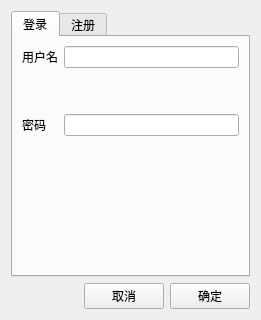
<?xml version="1.0" encoding="UTF-8"?>
<ui version="4.0">
 <class>Sign</class>
 <widget class="QWidget" name="Sign">
  <property name="geometry">
   <rect>
    <x>0</x>
    <y>0</y>
    <width>261</width>
    <height>320</height>
   </rect>
  </property>
  <property name="maximumSize">
   <size>
    <width>280</width>
    <height>320</height>
   </size>
  </property>
  <property name="windowTitle">
   <string>登录/注册</string>
  </property>
  <layout class="QFormLayout" name="formLayout">
   <item row="0" column="0" colspan="2">
    <layout class="QGridLayout" name="gridLayout_3">
     <item row="1" column="2">
      <widget class="QPushButton" name="AcceptButton">
       <property name="text">
        <string>确定</string>
       </property>
      </widget>
     </item>
     <item row="1" column="1">
      <widget class="QPushButton" name="QuitButton">
       <property name="text">
        <string>取消</string>
       </property>
      </widget>
     </item>
     <item row="1" column="0">
      <spacer name="horizontalSpacer">
       <property name="orientation">
        <enum>Qt::Horizontal</enum>
       </property>
       <property name="sizeHint" stdset="0">
        <size>
         <width>40</width>
         <height>20</height>
        </size>
       </property>
      </spacer>
     </item>
     <item row="0" column="0" colspan="3">
      <widget class="QTabWidget" name="SignTabWidget">
       <property name="currentIndex">
        <number>0</number>
       </property>
       <widget class="QWidget" name="SignIn">
        <attribute name="title">
         <string>登录</string>
        </attribute>
        <layout class="QFormLayout" name="formLayout_3">
         <item row="0" column="0" colspan="2">
          <layout class="QGridLayout" name="gridLayout">
           <item row="0" column="0">
            <widget class="QLabel" name="UUsername">
             <property name="text">
              <string>用户名</string>
             </property>
            </widget>
           </item>
           <item row="2" column="0">
            <widget class="QLabel" name="UPassword">
             <property name="text">
              <string>密码</string>
             </property>
            </widget>
           </item>
           <item row="2" column="1">
            <widget class="QLineEdit" name="SignUpPasswprd"/>
           </item>
           <item row="0" column="1">
            <widget class="QLineEdit" name="SignUpUsername"/>
           </item>
           <item row="1" column="1">
            <spacer name="verticalSpacer_4">
             <property name="orientation">
              <enum>Qt::Vertical</enum>
             </property>
             <property name="sizeType">
              <enum>QSizePolicy::Fixed</enum>
             </property>
             <property name="sizeHint" stdset="0">
              <size>
               <width>20</width>
               <height>40</height>
              </size>
             </property>
            </spacer>
           </item>
           <item row="4" column="1">
            <spacer name="verticalSpacer_5">
             <property name="orientation">
              <enum>Qt::Vertical</enum>
             </property>
             <property name="sizeHint" stdset="0">
              <size>
               <width>20</width>
               <height>40</height>
              </size>
             </property>
            </spacer>
           </item>
           <item row="3" column="1">
            <spacer name="verticalSpacer_6">
             <property name="orientation">
              <enum>Qt::Vertical</enum>
             </property>
             <property name="sizeType">
              <enum>QSizePolicy::Fixed</enum>
             </property>
             <property name="sizeHint" stdset="0">
              <size>
               <width>20</width>
               <height>40</height>
              </size>
             </property>
            </spacer>
           </item>
          </layout>
         </item>
        </layout>
       </widget>
       <widget class="QWidget" name="SignUp">
        <attribute name="title">
         <string>注册</string>
        </attribute>
        <layout class="QFormLayout" name="formLayout_2">
         <item row="0" column="0" colspan="2">
          <layout class="QGridLayout" name="gridLayout_2" columnstretch="0,0">
           <item row="4" column="0">
            <widget class="QLabel" name="IEmail">
             <property name="text">
              <string>邮箱</string>
             </property>
            </widget>
           </item>
           <item row="3" column="1">
            <spacer name="verticalSpacer_2">
             <property name="orientation">
              <enum>Qt::Vertical</enum>
             </property>
             <property name="sizeType">
              <enum>QSizePolicy::Fixed</enum>
             </property>
             <property name="sizeHint" stdset="0">
              <size>
               <width>20</width>
               <height>40</height>
              </size>
             </property>
            </spacer>
           </item>
           <item row="2" column="0">
            <widget class="QLabel" name="IPassword">
             <property name="text">
              <string>密码</string>
             </property>
            </widget>
           </item>
           <item row="0" column="1">
            <widget class="QLineEdit" name="SignInUsername"/>
           </item>
           <item row="5" column="1">
            <spacer name="verticalSpacer_3">
             <property name="orientation">
              <enum>Qt::Vertical</enum>
             </property>
             <property name="sizeType">
              <enum>QSizePolicy::Fixed</enum>
             </property>
             <property name="sizeHint" stdset="0">
              <size>
               <width>20</width>
               <height>40</height>
              </size>
             </property>
            </spacer>
           </item>
           <item row="4" column="1">
            <widget class="QLineEdit" name="SignInEmail"/>
           </item>
           <item row="2" column="1">
            <widget class="QLineEdit" name="SignInPassword"/>
           </item>
           <item row="0" column="0">
            <widget class="QLabel" name="IUsername">
             <property name="text">
              <string>用户名</string>
             </property>
            </widget>
           </item>
           <item row="1" column="1">
            <spacer name="verticalSpacer">
             <property name="orientation">
              <enum>Qt::Vertical</enum>
             </property>
             <property name="sizeType">
              <enum>QSizePolicy::Fixed</enum>
             </property>
             <property name="sizeHint" stdset="0">
              <size>
               <width>20</width>
               <height>40</height>
              </size>
             </property>
            </spacer>
           </item>
          </layout>
         </item>
        </layout>
       </widget>
      </widget>
     </item>
    </layout>
   </item>
  </layout>
 </widget>
 <resources/>
 <connections>
  <connection>
   <sender>QuitButton</sender>
   <signal>clicked()</signal>
   <receiver>Sign</receiver>
   <slot>close()</slot>
   <hints>
    <hint type="sourcelabel">
     <x>122</x>
     <y>301</y>
    </hint>
    <hint type="destinationlabel">
     <x>164</x>
     <y>316</y>
    </hint>
   </hints>
  </connection>
 </connections>
</ui>
